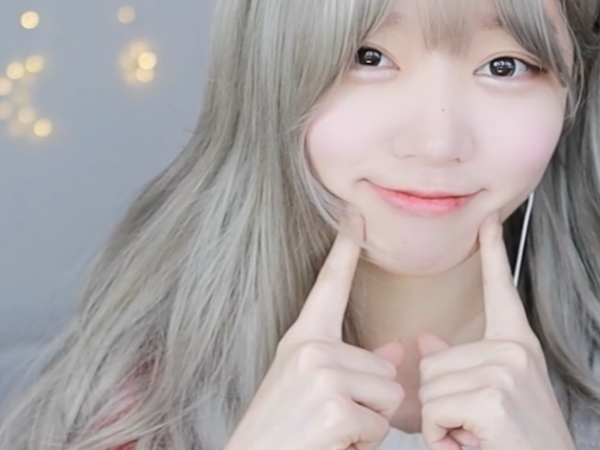
#> input picture homework/namin2.png, 600 x 450 px, found by its file name
$ python Histogram.py
#> lines starting #> are read from the running program, lines starting #| are printed output that depends on the picture
from re import L
import cv2
import matplotlib.pyplot as plt

# 讀取圖片
img = cv2.imread('./homework/namin2.png', 0)
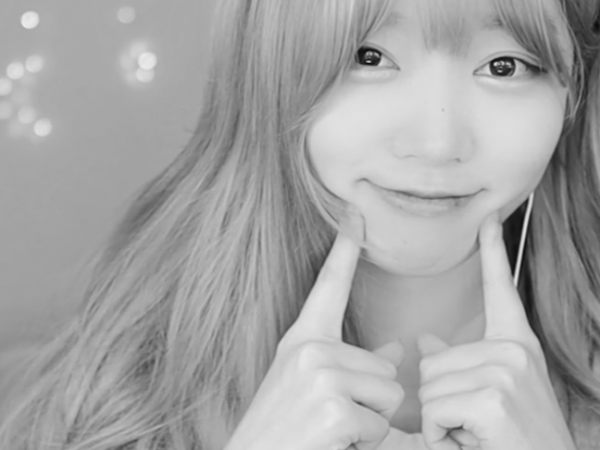
#> img: shape (450, 600); min 11, max 237, mean 164.5
imgBGR = cv2.imread('./homework/namin2.png', -1)
# 顯示原本的圖片
cv2.imshow("SRCBGR", imgBGR)
cv2.imshow("SRCGRAY",img)
cv2.waitKey()
# 初始化List
list = [0] * 256

(w, h, c) = imgBGR.shape
#> w = 450; h = 600; c = 4

# 計算灰階數目
for x in range(w):
    for y in range(h):
        list[img[x][y]] += 1
# 畫出灰階0~255各個數目的統計
plt.subplot(3, 1, 1)
plt.plot(range(len(list)), list)

# 宣告累加數
cdf = 0
addList = [0] * 256
# 計算到i個的累加數
for i, number in enumerate(list):
    cdf += number
    addList[i] = cdf
#> after the loop, addList = 256 values from 0 to 270000; cdf = 270000

# 畫出累加圖
plt.subplot(3, 1, 2)
plt.plot(range(len(addList)), addList)

# 直方圖均化計算
for x in range(w):
    for y in range(h):
        img[x][y] = addList[img[x][y]] / cdf * 255
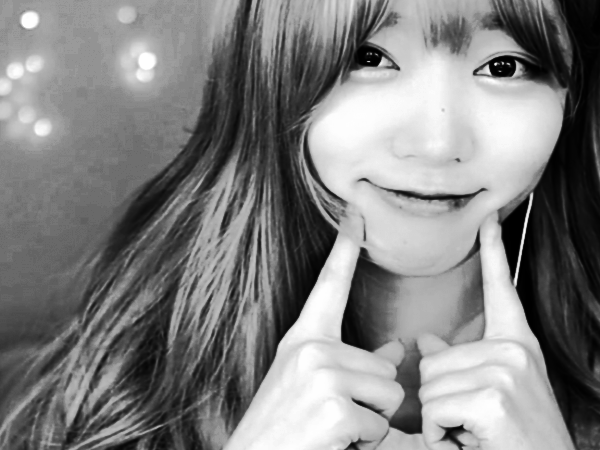
#> img: shape (450, 600); min 0, max 255, mean 128.3

# 計算均化後各個灰階值的數目
afterList = [0] * 256
for x in range(w):
    for y in range(h):
        afterList[img[x][y]] += 1

plt.subplot(3, 1, 3)
plt.plot(range(len(afterList)), afterList)

# RGB版本直方圖均化
for x in range(w):
    for y in range(h):
        for z in range(c):
            imgBGR[x][y][z] = imgBGR[x][y][z] * addList[img[x][y]] / cdf
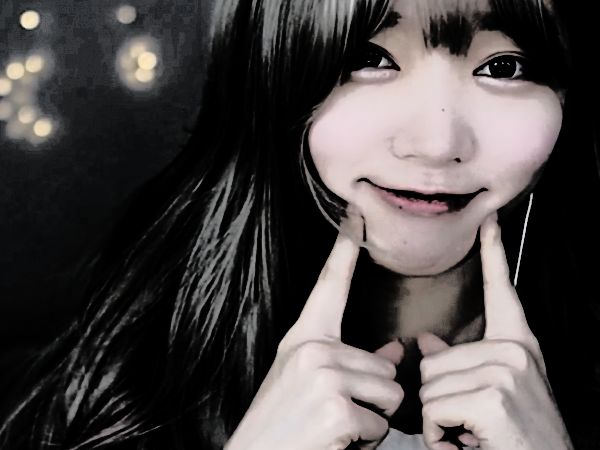
#> imgBGR: shape (450, 600, 4); mean B, G, R, A 68.9, 69.3, 74.1, 91.6

plt.show()
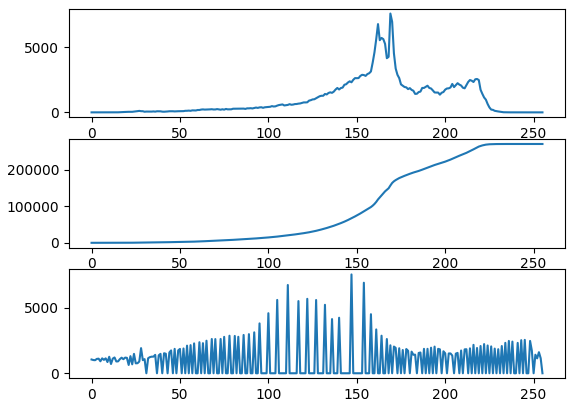
#> figure drawn by matplotlib, 3 panels; panel 1: curve peaks at x = 169, y = 7571; panel 2: curve peaks at x = 237, y = 270000; panel 3: curve peaks at x = 147, y = 7571
cv2.imshow("naminGray", img)
cv2.imshow("naminBGR", imgBGR)
cv2.waitKey()

$ run again, with homework/9112.jpg saved as homework/namin2.png
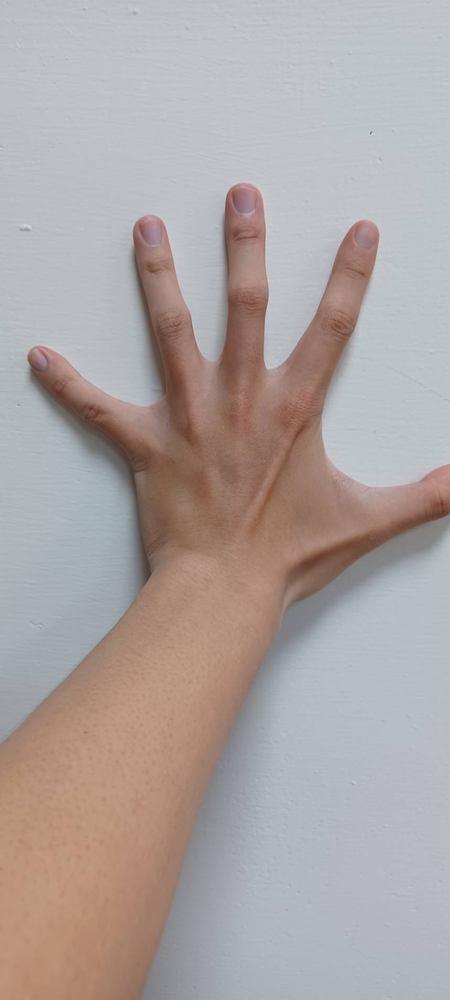
#> input picture homework/9112.jpg, 450 x 1000 px, shrunk from 858 x 1907 before the run, found by its file name
#> imgBGR is the input picture: shape (1000, 450, 3); mean B, G, R 161.7, 164, 172.6
#> after the loop `for x in range(w):`:
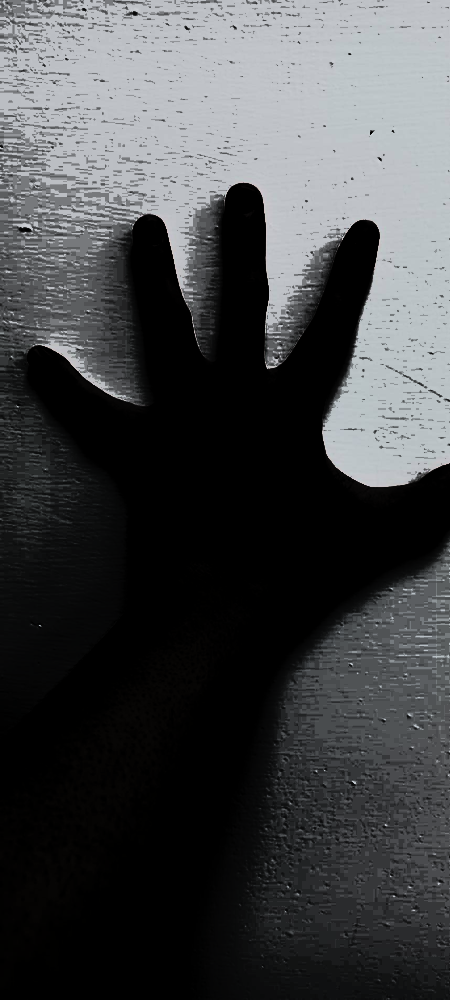
#> imgBGR: shape (1000, 450, 3); mean B, G, R 70.5, 68.9, 67.3
#> `plt.show()`:
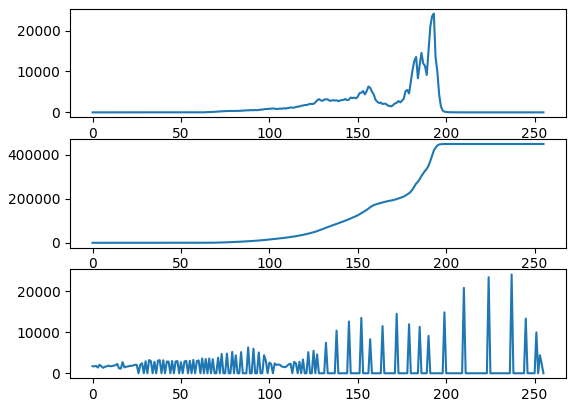
#> figure drawn by matplotlib, 3 panels; panel 1: curve peaks at x = 193, y = 24150; panel 2: curve peaks at x = 211, y = 450000; panel 3: curve peaks at x = 237, y = 24150

$ run again, with homework/namin.jpg saved as homework/namin2.png
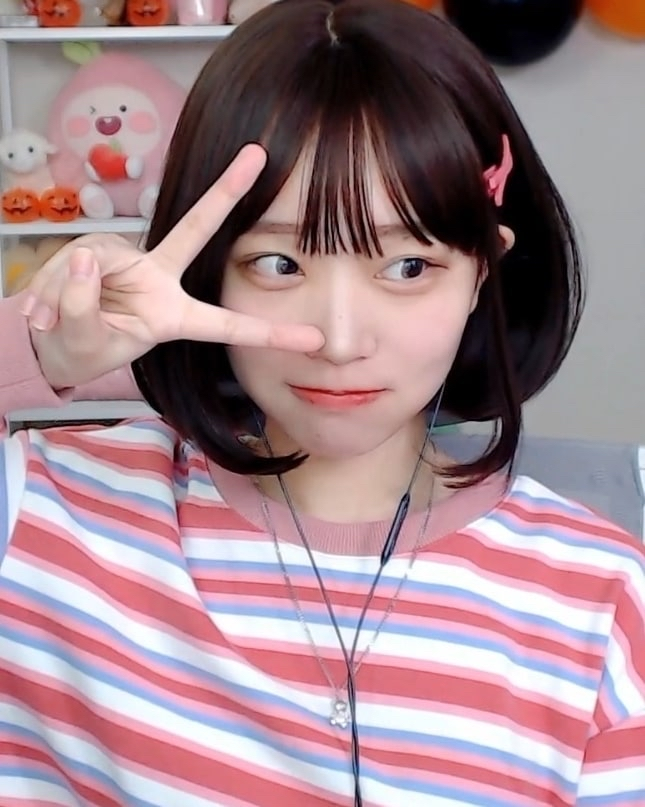
#> input picture homework/namin.jpg, 645 x 807 px, found by its file name
#> imgBGR is the input picture: shape (807, 645, 3); mean B, G, R 140.5, 132.8, 162.8
#> after the loop `for x in range(w):`:
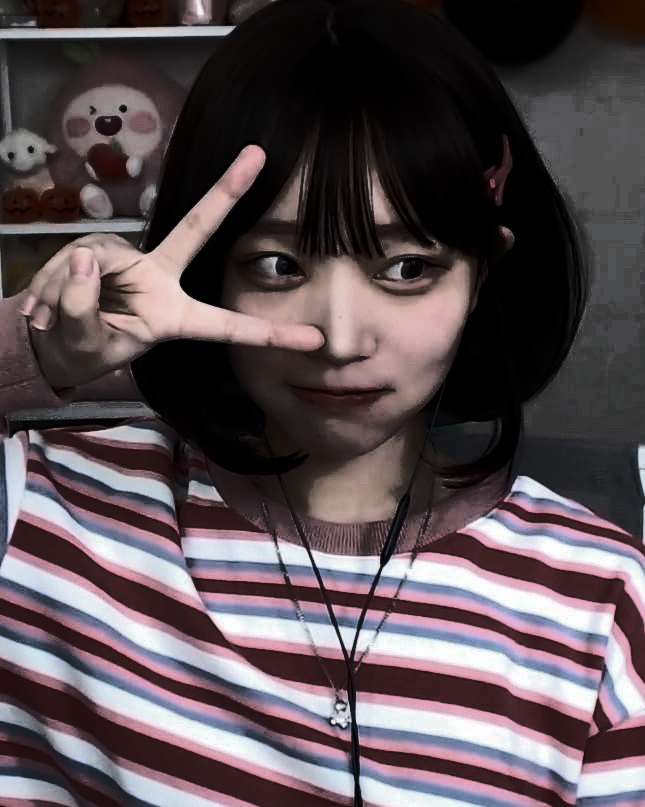
#> imgBGR: shape (807, 645, 3); mean B, G, R 82.4, 77.8, 89.6
#> `plt.show()`:
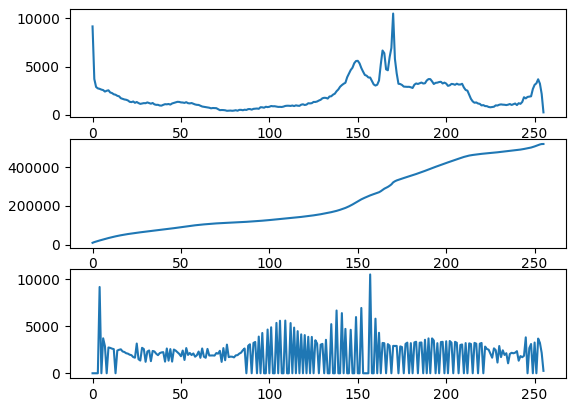
#> figure drawn by matplotlib, 3 panels; panel 1: curve peaks at x = 170, y = 10497; panel 2: curve peaks at x = 255, y = 520515; panel 3: curve peaks at x = 157, y = 10497
